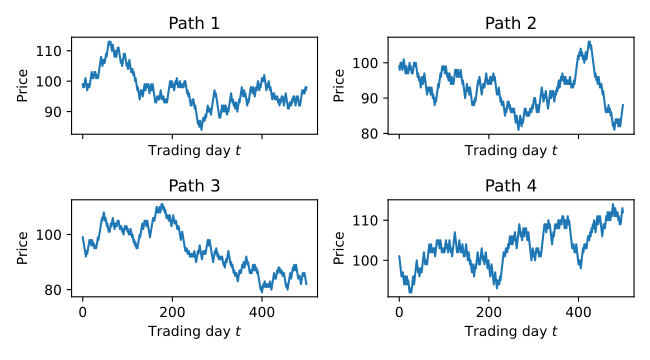

Generate this figure with Python:
import numpy as np
import matplotlib.pyplot as plt

rng = np.random.default_rng(11)

fig, axes = plt.subplots(2, 2, figsize=(6.5, 3.6), sharex=True)
for i, ax in enumerate(axes.ravel()):
    price = 100 + np.cumsum(rng.choice([-1, 1], size=500))
    ax.plot(price)
    ax.set_title(f"Path {i + 1}")
    ax.set_xlabel("Trading day $t$")
    ax.set_ylabel("Price")

fig.tight_layout()
fig.savefig("fig_rw_illusion.pdf")
